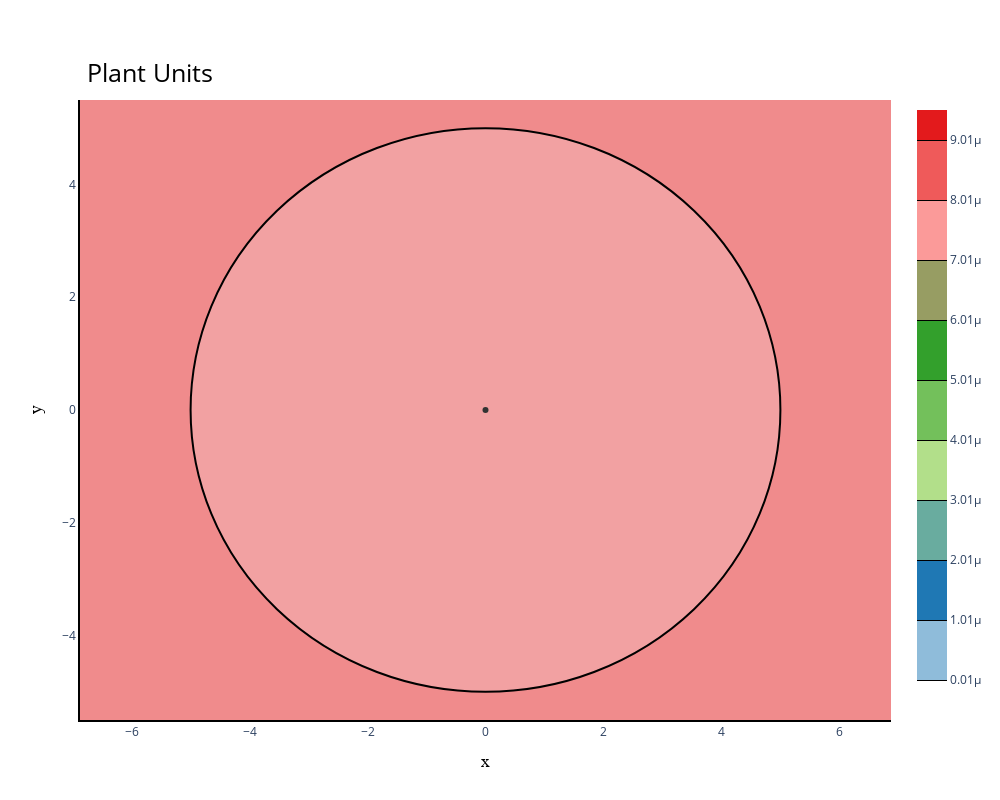

Notebook code for this chart:
### Code cell
#Export and plot max(Radiation,OverPressure) average (Fast Approch with high speed convergency)--------------------------------------------
NodeGroupTag=1
MaxProb=[max(i,j) for i,j in zip(NGRadDict[NodeGroupTag],NGOVPDict[NodeGroupTag])]

#Plot Individual risk
opr.Plot.Plotly.PlotIndividualRisk(PlotMode=1,
    NodesGroupTag=NodeGroupTag,
    NodesProbabilityList=MaxProb,
    ContorList=[1e-8,1e-5],)

### Figure 1 — Plotly figure (JSON) as saved in the notebook; plotly's stock layout.template omitted (floating-point values rounded to 4 significant figures)
{"data": [{"hoverinfo": "text", "hoverlabel": {"bgcolor": "rgba(0, 0, 0, 1)", "bordercolor": "rgba(255, 0, 0, 1)", "font": {"color": "rgba(255, 255, 255, 1)", "family": "Balto", "size": 14}}, "hovertext": "ONGStorage (tag= 1) and Substance= Butene (tag= 1)<br><br>Diameter= 10 \t <br>Damage Source= Earthquake \t <br>with Damage SourceTag= 1 \t <br>Damage Level= 0, Damage Source Type= NaturalHazard, Damage Source Dose= 0.2866172267832271<br><br>OutFlowModel: <br>TankHole with Diameter= 0.05 and with Height(From Bot)= 0 and dt= 500 and Cd= 1 <br><br>DispersionSpreadModel: <br>LiquidSpreadModel with minimum thickness equal to 0.005<br><br>PhysicalEffectModel: <br>Fire Point Source Physical Effect for unit with tag 1 ", "legendgroup": "TanksData", "marker": {"color": "rgba(0, 0, 0,1)"}, "mode": "markers", "name": "TanksData", "showlegend": false, "type": "scatter", "x": [0], "y": [0]}, {"colorscale": [[0, "white"], [0.2, "rgb(31,120,180)"], [0.4, "rgb(178,223,138)"], [0.6, "rgb(51,160,44)"], [0.8, "rgb(251,154,153)"], [1, "rgb(227,26,28)"]], "contours": {"end": 1e-05, "start": 1e-08, "type": "levels"}, "legendgroup": "Individual Risk", "line": {"width": 1}, "opacity": 0.5, "showlegend": false, "type": "contour", "x": [-180, -180, -180, -180, -180, -180, -180, -180, -180, -180, -140, -140, -140, -140, -140, -140, -140, -140, -140, -140, -100, -100, -100, -100, -100, -100, -100, -100, -100, -100, -60, -60, -60, -60, -60, -60, -60, -60, -60, -60, -20, -20, -20, -20, -20, -20, -20, -20, -20, -20, 20, 20, 20, 20, 20, 20, 20, 20, 20, 20, 60, 60, 60, 60, 60, 60, 60, 60, 60, 60, 100, 100, 100, 100, 100, 100, 100, 100, 100, 100, 140, 140, 140, 140, 140, 140, 140, 140, 140, 140, 180, 180, 180, 180, 180, 180, 180, 180, 180, 180], "y": [-180, -140, -100, -60, -20, 20, 60, 100, 140, 180, -180, -140, -100, -60, -20, 20, 60, 100, 140, 180, -180, -140, -100, -60, -20, 20, 60, 100, 140, 180, -180, -140, -100, -60, -20, 20, 60, 100, 140, 180, -180, -140, -100, -60, -20, 20, 60, 100, 140, 180, -180, -140, -100, -60, -20, 20, 60, 100, 140, 180, -180, -140, -100, -60, -20, 20, 60, 100, 140, 180, -180, -140, -100, -60, -20, 20, 60, 100, 140, 180, -180, -140, -100, -60, -20, 20, 60, 100, 140, 180, -180, -140, -100, -60, -20, 20, 60, 100, 140, 180], "z": [0, 0, 0, 0, 0, 0, 0, 0, 0, 0, 0, 0, 0, 0, 0, 0, 0, 0, 0, 0, 0, 0, 0, 0, 0, 0, 0, 0, 0, 0, 0, 0, 0, 0, 1.47e-06, 1.47e-06, 0, 0, 0, 0, 0, 0, 0, 1.252e-06, 1e-05, 1e-05, 1.208e-06, 0, 0, 0, 0, 0, 0, 1.252e-06, 1e-05, 1e-05, 1.208e-06, 0, 0, 0, 0, 0, 0, 0, 1.137e-06, 1.137e-06, 0, 0, 0, 0, 0, 0, 0, 0, 0, 0, 0, 0, 0, 0, 0, 0, 0, 0, 0, 0, 0, 0, 0, 0, 0, 0, 0, 0, 0, 0, 0, 0, 0, 0]}], "layout": {"height": 800, "plot_bgcolor": "white", "shapes": [{"fillcolor": "rgba(250, 250, 250,0.2)", "line": {"color": "rgba(0, 0, 0,1)"}, "name": "ONGStorage", "type": "circle", "x0": -5, "x1": 5, "xref": "x", "y0": -5, "y1": 5, "yref": "y"}], "title": {"font": {"color": "black", "size": 25}, "text": "Plant Units", "x": 0.15, "xanchor": "center", "y": 0.92, "yanchor": "top"}, "width": 1000, "xaxis": {"linecolor": "black", "linewidth": 2, "range": [-6.875, 6.875], "showline": true, "title": {"font": {"color": "black", "family": "Courier", "size": 18}, "text": "x"}}, "yaxis": {"linecolor": "black", "linewidth": 2, "range": [-5.5, 5.5], "showline": true, "title": {"font": {"color": "black", "family": "Courier", "size": 18}, "text": "y"}}}}
